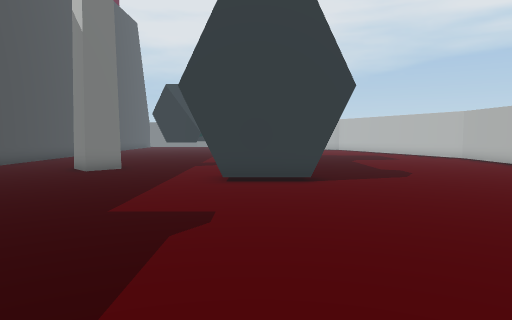
view 1 (above)

20 first-person views from a walk through a 3-D level made in the Unity game engine. The camera is 1.3 m above the floor, tilts 4° down and sees 70° across. The floor is counted in squares, 1 m on a side. Each view is taken from the middle of a square. On the plan, view 1 faces up. The plan holds only what a view shows up to about 15 squares ahead; the rest is blank. The place goes on beyond the plan. The player character is not drawn.

view 2
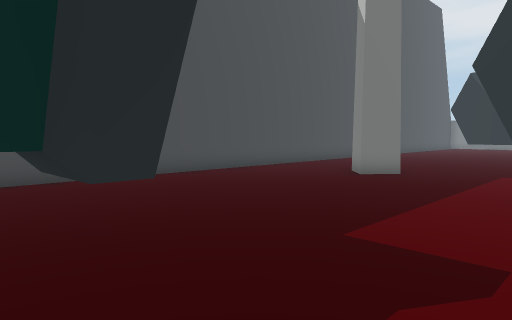

view 3
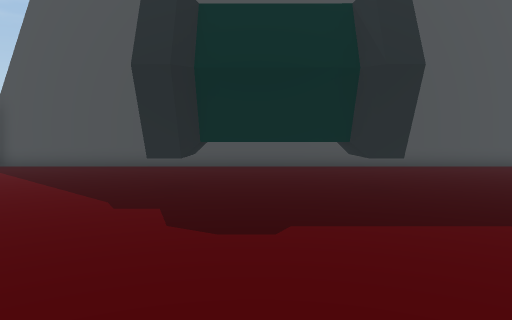

view 4
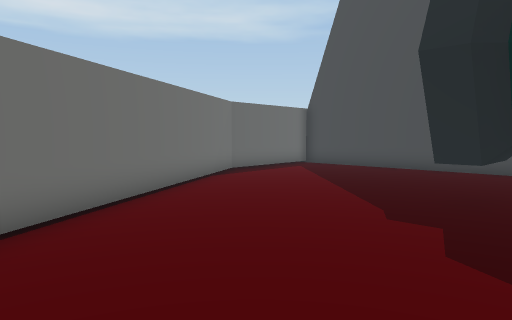

view 5
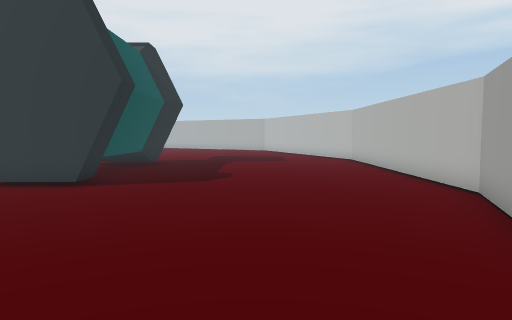

view 6
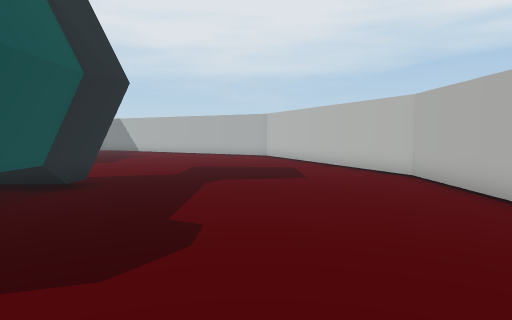

view 7
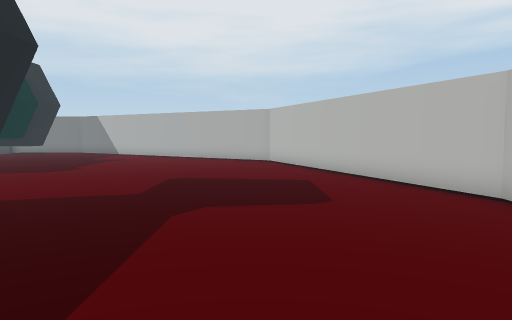

view 8
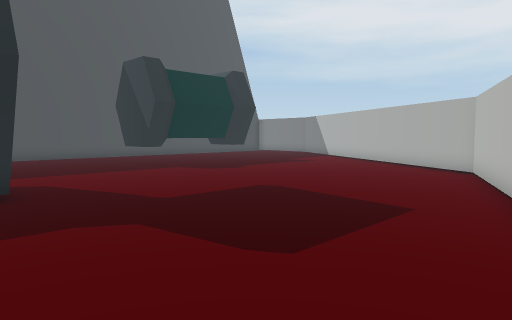

view 9
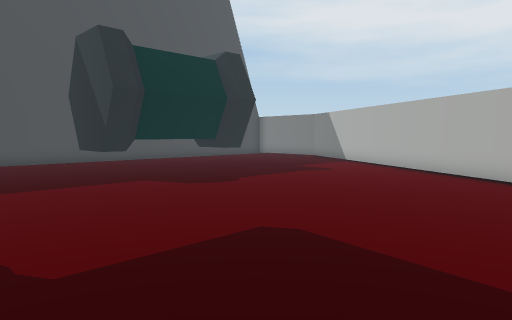

view 10
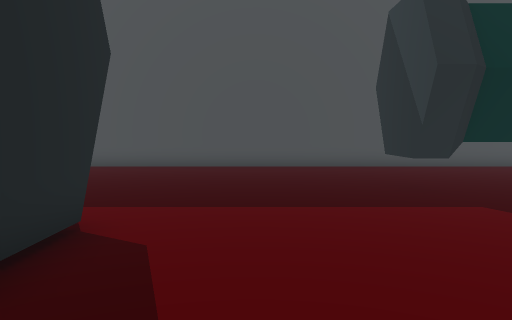

view 11
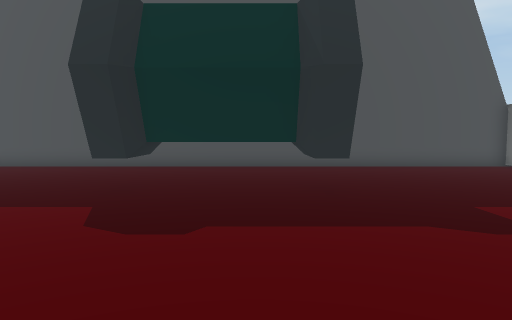

view 12
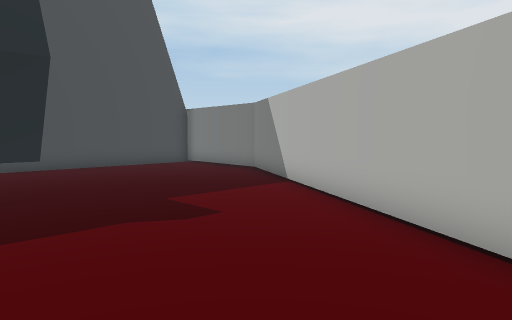

view 13
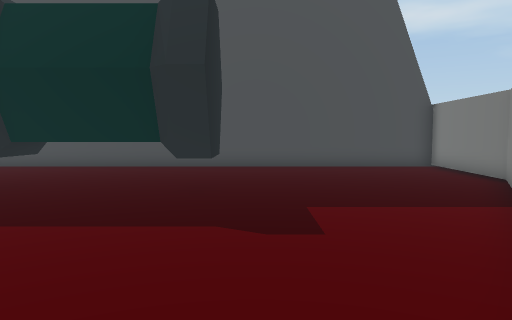

view 14
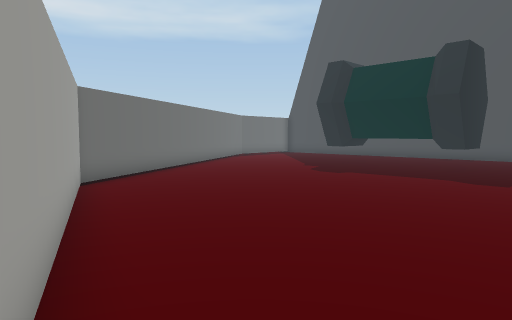

view 15
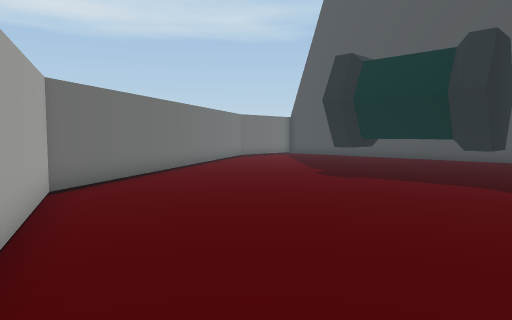

view 16
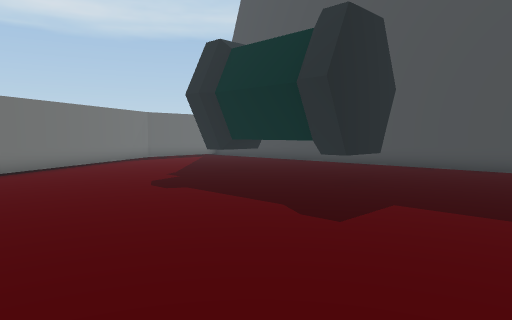

view 17
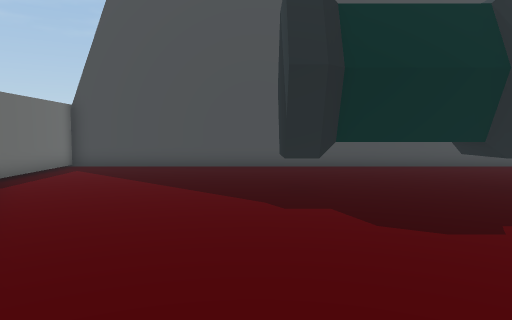

view 18
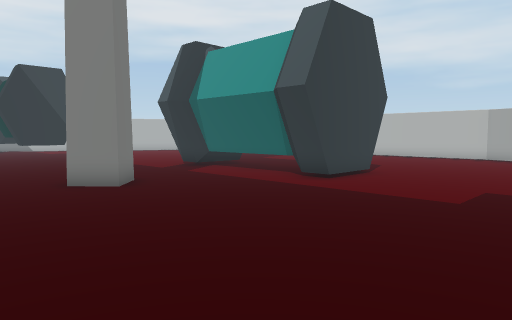

view 19
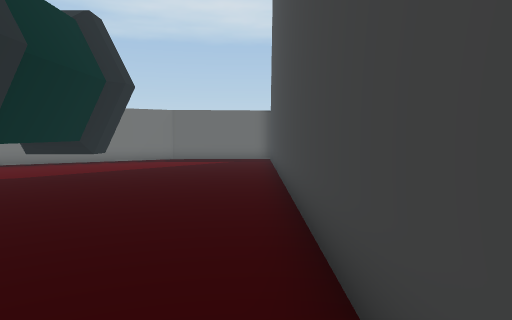

view 20
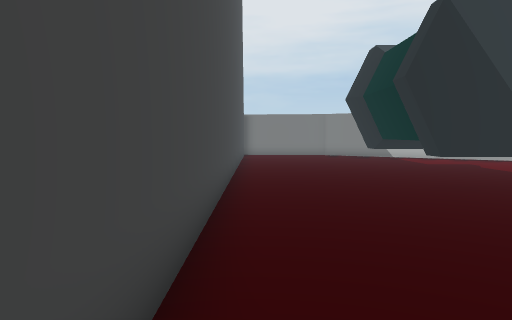

### Floor plan
Key: @ floor where view 1 was taken; # wall or solid block; . floor; ^ raised ledge; T thing the floor can be seen under or through.
Columns run from 11 left of view 1 to 11 right of it. Each row starts with its distance up from view 1.
 37 #######
 36 #.....###
 35 #.......###
 34 #.........##
 33 #..........###
 32 #............###
 31 #..............##
 30 #...............###
 29 #....TTT..........#
 28 #....TTT..........##
 27 #....TTT...........#
 26 #....TTT...........#
 25 #....TTT...........##
 24 #....T^T............#
 23 #...................##
 22 #....................#
 21 #....................#
 20 #....................##
 19 #.....................#
 18 #.....................#
 17 #.........####........#
 16 #.........####........#
 15 #.........# ##........#
 14 #....#....# ##........#
 13 #....#....# ##........#
 12 #.........# ##........#
 11 #........## ##........#
 10 #........#####........#
  9 #.....................#
  8 #.....................#
  7 #....................##
  6 #....................#
  5 #...................##
  4 #....T^T............#
  3 #....TTT............#
  2 #....TTT...........##
  1 #....T T...........#
  0 #....TTT...@......##
 -1 #....T^T..........#
 -2 #................##
 -3 #..............###
 -4 #............###
 -5 #...........##
 -6 #.........###
 -7 #.......###
 -8 #......##
 -9 ########

Where each view was taken, in squares from view 1:
view 1: 0 up, 0 right, facing up
view 2: 2 up, 0 right, facing up-left
view 3: 1 up, 4 right, facing left
view 4: 1 up, 3 right, facing down-left
view 5: 1 up, 6 right, facing up
view 6: 8 up, 6 right, facing up
view 7: 12 up, 6 right, facing up
view 8: 16 up, 10 right, facing up-left
view 9: 19 up, 7 right, facing up-left
view 10: 20 up, 4 right, facing left
view 11: 27 up, 4 right, facing left
view 12: 27 up, 4 right, facing up-left
view 13: 30 up, 4 right, facing left
view 14: 8 up, 10 right, facing down-left
view 15: 7 up, 9 right, facing down-left
view 16: 9 up, 4 right, facing down-left
view 17: 2 down, 4 right, facing left
view 18: 4 up, 10 left, facing up-right
view 19: 9 up, 10 left, facing down
view 20: 15 up, 10 left, facing up
